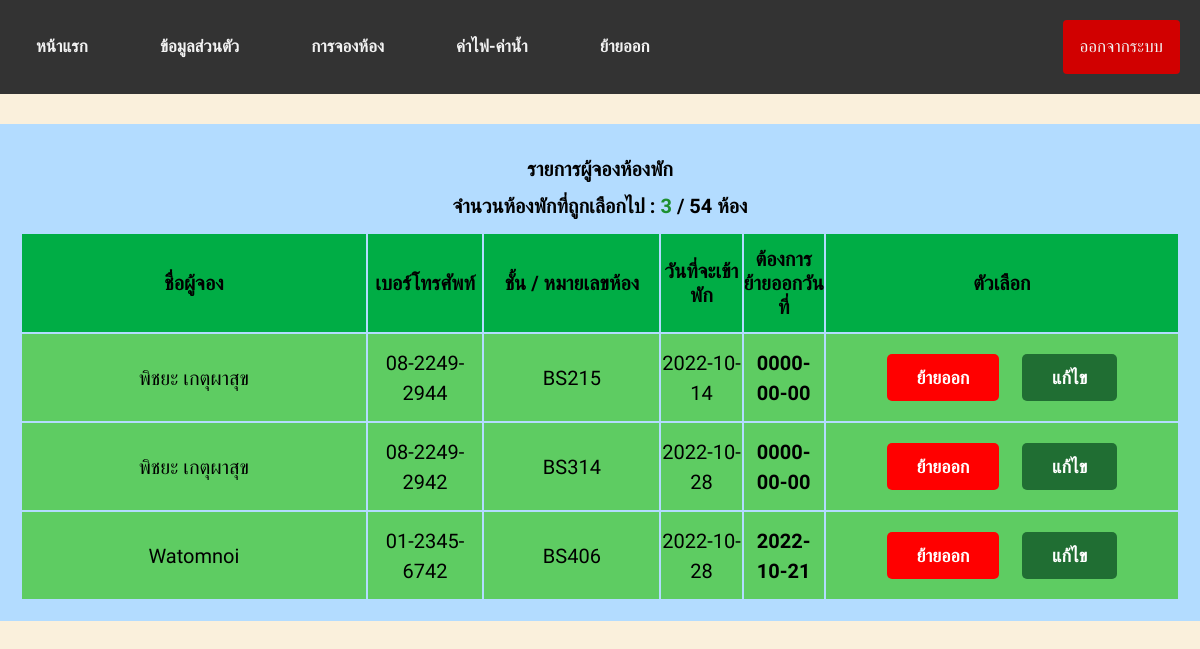
The page /Admin_info.php (signed in) on the database its author committed.
### tables this page shows
CREATE TABLE `user_info` (
  `id` int(100) NOT NULL,
  `name` varchar(100) NOT NULL,
  `IDcard` varchar(100) NOT NULL,
  `address` varchar(300) NOT NULL,
  `email` varchar(100) NOT NULL,
  `password` varchar(100) NOT NULL,
  `TEL` varchar(100) NOT NULL,
  `Class` varchar(100) NOT NULL,
  `type` varchar(100) NOT NULL,
  `mdy` date NOT NULL,
  `reserve` varchar(100) NOT NULL,
  `mdy_out` date NOT NULL,
  `notify_out` varchar(100) NOT NULL
);

### Admin_info.php (the view, shortened to what this page needs)
<!DOCTYPE html>
<html lang="en">
<head>
    <link rel="stylesheet" href="https://cdnjs.cloudflare.com/ajax/libs/font-awesome/6.1.2/css/all.min.css" />
    <link rel="stylesheet" href="style.css">
	<link rel="stylesheet" href="https://use.fontawesome.com/releases/v5.4.1/css/all.css">
</head>
<?php
     include 'config.php';
     $id = $_SESSION['id'];
     $query = "select * from user_info where Class = 'User'";
     $run = mysqli_query($conn,$query);
?>
<body>
<div class="topnav">
  <a href="Admin_info.php">หน้าแรก</a>
  <a href="infouser_admin.php">ข้อมูลส่วนตัว</a>
  <a href="room_type.php">การจองห้อง</a>
  <a href="cost_byadmin.php">ค่าไฟ-ค่าน้ำ</a>
  <a href="info_user_outbydamin.php">ย้ายออก</a>
  <a style="float:right" href="login.php?logout=<?php echo $id; ?>" onclick="return confirm('คุณต้องการออกจากระบบหรือไม่ ?');" class="btnbackid">ออกจากระบบ</a>
</div>
   <div class="contentEditbyadmin">
     <h1>รายการผู้จองห้องพัก</h1>
     <?php
          require 'config.php';
          $query = "SELECT type FROM user_info where Class = 'User' ";
          $query_run = mysqli_query($conn, $query);
          $row = mysqli_num_rows($query_run);
          echo '<h1> จำนวนห้องพักที่ถูกเลือกไป : <font color=#1D9030>  '.$row.' </font>/ 54 ห้อง</h1>'
     ?>
   <?php
			echo "<table  align='center' width='100%' border ='0'>";
			echo "<tr align='center' bgcolor='#00ad45'><td><h1>ชื่อผู้จอง</h1></td><td><h1>เบอร์โทรศัพท์</h1></td><td><h1> ชั้น / หมายเลขห้อง </h1></td><td><h1>วันที่จะเข้าพัก</h1></td><td><h1>ต้องการย้ายออกวันที่</h1></td><td><h1>ตัวเลือก</h1></td>";
         if ($num = mysqli_num_rows($run)) {
              while ($result = mysqli_fetch_assoc($run)) {
                   echo "
                        <tr bgcolor='#5ecc62'>
                             <td style='font-size: 20px;'width='30%'><p>".$result['name']."</p></td>
                             <td style='font-size: 20px;' width='10%'><p>".$result['TEL']."</p></td>
                             <td style='font-size: 20px;'><p>".$result['type']."</p></td>
                             <td style='font-size: 20px;'width='7%'><p>".$result['mdy']."</p></td>
                             <td style='font-size: 20px;'width='7%'><p><b>".$result['mdy_out']."</b></p></td>
                             <td>
                                   <a href='Admin_info.php?type=".$result['type']."' class='btndelete'>ย้ายออก</a>
                                   <a href='Edit_info_userbyadmin.php?id=".$result['id']."' class='btnedit'>แก้ไข</a>
                             </td>
                        </tr>
                   ";
              }
         }
	?>
     </div>
</body>
</html>

### style.css (style rules this page uses)
* { box-sizing: border-box; }
html, body, h1, h2, h3, h4, h5, h6, p, li, ol, ul, pre { padding: 0; text-align: center; font-family: 'Prompt', sans-serif; }
html, body { min-height: 100%; scroll-behavior: smooth; }
body { background-color: #FAF0DC; font-family: 'Lato', sans-serif; font-size: 62.5%; padding: 0px; box-sizing: border-box; width: 100vw; overflow-x: hidden; position: relative; margin: 0; }
:root { --home-bg-color: #f2f3ee; --menu-bg-color: #cbcbc2; --silde-btn-border: #808080; --slide-btn-hoverbg: #f1fff1; --text-color: #616161; --border-color: #000000; --box-shadow-color: #b5b5ac; }
*, *::before, *::after { padding: 0; box-sizing: border-box; list-style: none; }
body, html { width: 100%; font-size: 10px; font-weight: normal; font-family: sans-serif; }
p { display: inline; font-size: 20px; line-height: 1.5em; font-family: 'IBM Plex Sans Thai', sans-serif; }
a { font-size: 4rem; line-height: 1.5em; word-spacing: 0.5em; font-family: PROMPT ; display:flow-root; font-weight: bold; }
a { text-decoration:none; color:rgb(255, 255, 255); font-weight:bold; margin: 20px; }
a::after { display: inline-block; font-family: fontello; padding: 5px; font-size: 1.6rem; transform: rotate(-90deg); }
:root { --blue:#3498db; --black:#333; --white:#fff; --border:2px solid var(--black); }
.btnbackid { font-family: fantasy; background-color: rgb(209, 0, 0); color: rgb(255, 255, 255); text-decoration: none; display: inline-block; padding: 13px 40px; margin-bottom: 0; font-size: 20px; font-weight: normal; line-height: 1.428571429; text-align: center; white-space: nowrap; vertical-align: middle; cursor: pointer; border: 1px solid transparent; border-radius: 4px; -webkit-user-select: none; -moz-user-select: none; -ms-user-select: none; -o-user-select: none; user-select: none; }
.contentEditbyadmin { background-color: #b3dcff; margin: 30px auto; padding: 20px; width: 100%; }
.btndelete { display: inline-block; padding:10px 30px; cursor: pointer; font-size: 18px; color:var(--white); border-radius: 5px; text-transform: capitalize; }
.btndelete { background-color: red; }
.btnedit { display: inline-block; padding:10px 30px; cursor: pointer; font-size: 18px; color:var(--white); border-radius: 5px; text-transform: capitalize; margin-left: auto; }
.btnedit { background-color: rgb(32, 110, 51); margin-top: auto; }
.topnav { overflow: hidden; background-color: #333; }
.topnav a { float: left; color: #f2f2f2; text-align: center; padding: 14px 16px; text-decoration: none; font-size: 17px; }

### rows shown on the page
user_info: name "พิชยะ เกตุผาสุข", TEL "08-2249-2944", type "BS215", mdy "2022-10-14", mdy_out "0000-00-00"
user_info: name "พิชยะ เกตุผาสุข", TEL "08-2249-2942", type "BS314", mdy "2022-10-28", mdy_out "0000-00-00"
user_info: name "Watomnoi", TEL "01-2345-6742", type "BS406", mdy "2022-10-28", mdy_out "2022-10-21"

### other values the page prints
$row "3"
